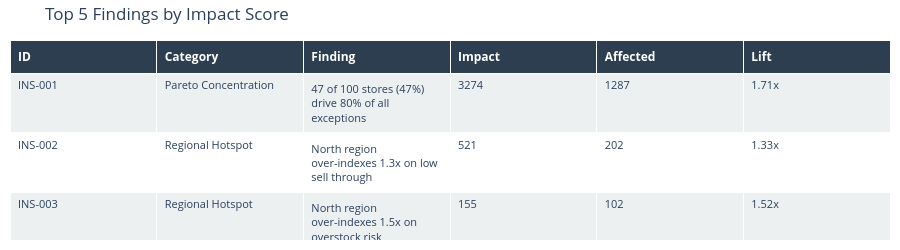

Here is the notebook cell this chart was saved with:
### Markdown cell above
---

## Executive Summary

Before diving into the evidence, here are the four findings that warrant management attention, ranked by potential operational impact:

### Code cell
summary = insights[['insight_id','category','headline','impact_score','affected_count','lift']].copy()
summary = summary.sort_values('impact_score', ascending=False).head(5)
summary.columns = ['ID','Category','Finding','Impact','Affected','Lift']
summary['Category'] = summary['Category'].str.replace('_',' ').str.title()
summary[['Impact','Affected']] = summary[['Impact','Affected']].astype(int)
summary['Lift'] = summary['Lift'].apply(lambda x: f'{x:.2f}x' if x > 0 else '—')

fig = go.Figure(data=[go.Table(
    header=dict(
        values=['<b>ID</b>','<b>Category</b>','<b>Finding</b>','<b>Impact</b>','<b>Affected</b>','<b>Lift</b>'],
        fill_color='#2c3e50', font=dict(color='white', size=12), align='left', height=30
    ),
    cells=dict(
        values=[summary[c] for c in summary.columns],
        fill_color=[['#ecf0f1','#fff','#ecf0f1','#fff','#ecf0f1','#fff']],
        font=dict(size=11), align='left', height=28
    )
)])
fig.update_layout(title='Top 5 Findings by Impact Score', height=250, margin=dict(l=10,r=10,t=40,b=10))
fig.show()

### Figure 1 — Plotly figure (JSON) as saved in the notebook; plotly's stock layout.template omitted (floating-point values rounded to 4 significant figures)
{"data": [{"cells": {"align": "left", "fill": {"color": [["#ecf0f1", "#fff", "#ecf0f1", "#fff", "#ecf0f1", "#fff"]]}, "font": {"size": 11}, "height": 28, "values": [["INS-001", "INS-002", "INS-003", "INS-004", "INS-005"], ["Pareto Concentration", "Regional Hotspot", "Regional Hotspot", "Regional Hotspot", "Rebalancing Opportunity"], ["47 of 100 stores (47%) drive 80% of all exceptions", "North region over-indexes 1.3x on low sell through", "North region over-indexes 1.5x on overstock risk", "East region over-indexes 1.3x on late photo proof", "8 SKUs in C-2026-BTS have both stockout and overstock stores - transfer candidates"], [3274, 521, 155, 150, 137], [1287, 202, 102, 57, 109], ["1.71x", "1.33x", "1.52x", "1.30x", "—"]]}, "header": {"align": "left", "fill": {"color": "#2c3e50"}, "font": {"color": "white", "size": 12}, "height": 30, "values": ["<b>ID</b>", "<b>Category</b>", "<b>Finding</b>", "<b>Impact</b>", "<b>Affected</b>", "<b>Lift</b>"]}, "type": "table"}], "layout": {"height": 250, "margin": {"b": 10, "l": 10, "r": 10, "t": 40}, "title": {"text": "Top 5 Findings by Impact Score"}}}
